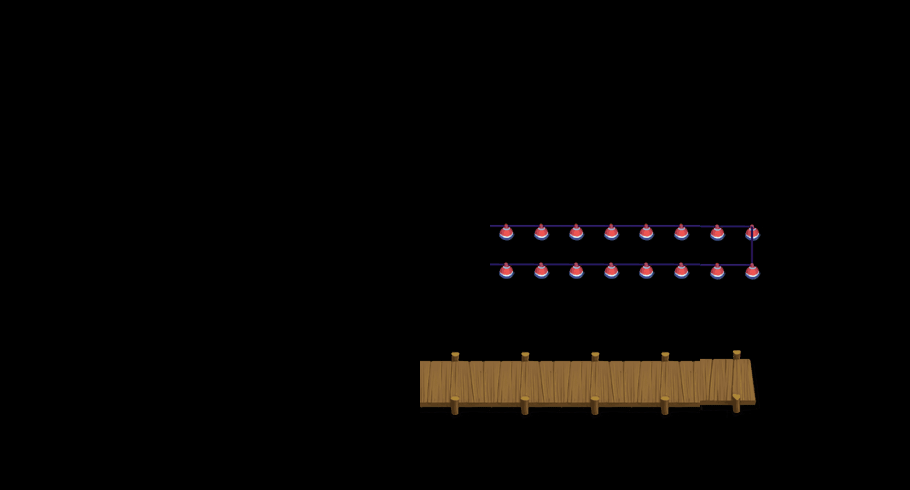

The image is a tile-based game level rendered from a .tmx file. Its description and source (layers, tilesets, objects; grid data summarised) follow:
An orthogonal 13x7 tile map with 70x70 px tiles, 2 tile layers (content, things) and 2 objects (way1_0, way1_1).

<map version="1.0" orientation="orthogonal" width="13" height="7" tilewidth="70" tileheight="70">
 <tileset firstgid="1" name="theme1Tiles" tilewidth="70" tileheight="70" spacing="2" margin="2">
  <image source="theme4Tiles.png" width="512" height="512" />
  <tile id="5">
   <properties>
    <property name="thingIdx" value="302" />
   </properties>
  </tile>
  <tile id="12">
   <properties>
    <property name="thingIdx" value="301" />
   </properties>
  </tile>
  <tile id="14">
   <properties>
    <property name="thingIdx" value="701" />
   </properties>
  </tile>
  <tile id="17">
   <properties>
    <property name="thingIdx" value="501" />
   </properties>
  </tile>
  <tile id="19">
   <properties>
    <property name="thingIdx" value="101" />
   </properties>
  </tile>
  <tile id="20">
   <properties>
    <property name="thingIdx" value="103" />
   </properties>
  </tile>
  <tile id="24">
   <properties>
    <property name="thingIdx" value="106" />
   </properties>
  </tile>
  <tile id="25">
   <properties>
    <property name="thingIdx" value="105" />
   </properties>
  </tile>
  <tile id="26">
   <properties>
    <property name="thingIdx" value="104" />
   </properties>
  </tile>
  <tile id="27">
   <properties>
    <property name="thingIdx" value="102" />
   </properties>
  </tile>
  <tile id="28">
   <properties>
    <property name="thingIdx" value="203" />
   </properties>
  </tile>
  <tile id="29">
   <properties>
    <property name="thingIdx" value="202" />
   </properties>
  </tile>
  <tile id="30">
   <properties>
    <property name="thingIdx" value="201" />
   </properties>
  </tile>
  <tile id="32">
   <properties>
    <property name="way" value="1" />
   </properties>
  </tile>
  <tile id="33">
   <properties>
    <property name="way" value="1" />
   </properties>
  </tile>
  <tile id="34">
   <properties>
    <property name="way" value="1" />
   </properties>
  </tile>
  <tile id="35">
   <properties>
    <property name="way" value="1" />
   </properties>
  </tile>
  <tile id="36">
   <properties>
    <property name="way" value="1" />
   </properties>
  </tile>
  <tile id="37">
   <properties>
    <property name="way" value="1" />
   </properties>
  </tile>
  <tile id="38">
   <properties>
    <property name="way" value="1" />
   </properties>
  </tile>
  <tile id="39">
   <properties>
    <property name="way" value="1" />
   </properties>
  </tile>
  <tile id="40">
   <properties>
    <property name="way" value="1" />
   </properties>
  </tile>
  <tile id="41">
   <properties>
    <property name="way" value="1" />
   </properties>
  </tile>
  <tile id="42">
   <properties>
    <property name="way" value="1" />
   </properties>
  </tile>
  <tile id="43">
   <properties>
    <property name="way" value="1" />
   </properties>
  </tile>
  <tile id="44">
   <properties>
    <property name="way" value="1" />
   </properties>
  </tile>
  <tile id="45">
   <properties>
    <property name="way" value="1" />
   </properties>
  </tile>
  <tile id="46">
   <properties>
    <property name="way" value="1" />
   </properties>
  </tile>
  <tile id="47">
   <properties>
    <property name="way" value="1" />
   </properties>
  </tile>
 </tileset>
 <layer name="content" width="13" height="7">
  <data>[91 cells, 9 non-empty, 4 distinct tile ids]</data>
 </layer>
 <layer name="things" width="13" height="7">
  <data>[91 cells, 0 non-empty, 0 distinct tile ids]</data>
 </layer>
 <objectgroup name="objs" width="13" height="7">
  <object name="way1_0" x="159" y="239" width="26" height="18" />
  <object name="way1_1" x="717" y="233" width="27" height="20" />
 </objectgroup>
</map>
